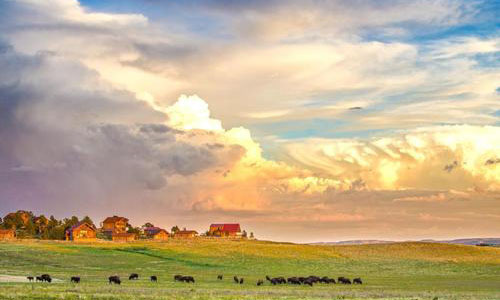
#> input picture 第2章 图像与视频基本操作的代码/image-2-1.jpg, 500 x 300 px, given in place of video-4-1.mp4, which was not available
$ python py-4-3.py
#> lines starting #> are read from the running program, lines starting #| are printed output that depends on the picture; after the words box and inside, x2 and y2 are one past the last pixel; in counts of white or black regions, pixels touching at a corner belong together; pictures that were not available may be replaced by others from this repository, and a replacement may not be noted
import numpy as np
import cv2 as cv
#读取视频
cap = cv.VideoCapture('video-4-1.mp4')
ret, frame = cap.read()
#> frame is the input picture: shape (300, 500, 3); mean B, G, R 140.7, 173.9, 191.7
#初始化跟踪窗口
x, y, w, h = 350, 150, 50, 50
track_window = (x, y, w, h)
#初始化感兴趣区域，并转化为统计直方图
roi = frame[y:y+h, x:x+w]
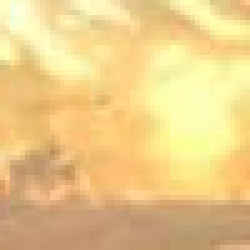
#> roi: shape (50, 50, 3) (shown 5 times larger); mean B, G, R 136.1, 203.6, 235.9
hsv_roi = cv.cvtColor(roi, cv.COLOR_BGR2HSV)
#> hsv_roi: shape (50, 50, 3); mean H, S, V 20.6, 108.1, 236
#设置跟踪窗口移动范围
mask = cv.inRange(hsv_roi, np.array((0., 60., 32.)), np.array((180., 255., 255.)))
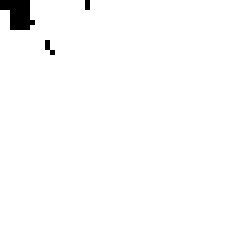
#> mask: shape (50, 50) (shown 5 times larger); 98.6% white; 3 black regions (2 under 20 px), largest, box (x1, y1, x2, y2) and area: (0, 0, 7, 6) 29
#统计图像直方图信息
roi_hist = cv.calcHist([hsv_roi], [0], mask, [180], [0, 180])
#> roi_hist = 180 values, max 261 at index 19, min 0 at index 0, mean 13.7
#直方图归一化
cv.normalize(roi_hist, roi_hist, 0, 255, cv.NORM_MINMAX)
#设置迭代条件
term_crit = (cv.TERM_CRITERIA_EPS|cv.TERM_CRITERIA_COUNT, 10, 1)
#循环跟踪目标
while True:
  ret, frame = cap.read()
  if ret == True:
    hsv = cv.cvtColor(frame, cv.COLOR_BGR2HSV)
#> hsv: shape (300, 500, 3); mean H, S, V 40.7, 81.4, 196.1
    #直方图反向投影
    dst = cv.calcBackProject([hsv], [0], roi_hist, [0, 180], 1)
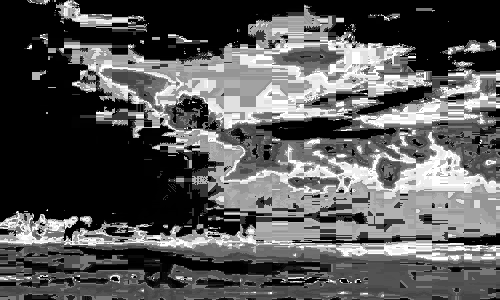
#> dst: shape (300, 500); min 0, max 255, mean 87.7
    #使用meanshift方法跟踪目标新位置
    ret, track_window = cv.meanShift(dst, track_window, term_crit)
#> ret = 10; track_window = (336, 153, 50, 50)
    #绘制出新目标位置
    x, y, w, h = track_window
#> x = 336; y = 153; w = 50; h = 50
    img2 = cv.rectangle(frame, (x, y), (x+w, y+h), 255, 4)
    rows, cols, _channels = map(int, img2.shape)
#> rows = 300; cols = 500
    print(x, y, w, h, rows, cols)
#| 336 153 50 50 300 500
    #跟踪目标离开视频区域，恢复窗口初始值
    if (y+h)>0.95*rows:
      x, y, w, h = 350, 150, 50, 50
      track_window = (x, y, w, h)
    #显示图像
#> (the run stopped early here; a loop or call above may not have finished)

$ run again, on 第2章 图像与视频基本操作的代码/image-2-2.jpg
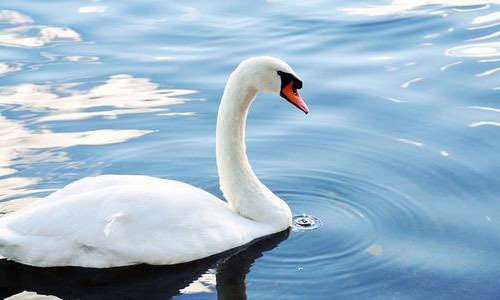
#> input picture 第2章 图像与视频基本操作的代码/image-2-2.jpg, 500 x 300 px, given in place of video-4-1.mp4, which was not available
#> frame is the input picture: shape (300, 500, 3); mean B, G, R 203.2, 182.9, 155.7
#> `roi = frame[y:y+h, x:x+w]`:
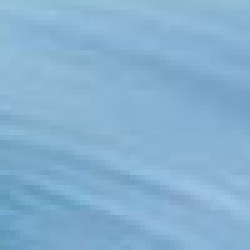
#> roi: shape (50, 50, 3) (shown 5 times larger); mean B, G, R 208.7, 177.4, 133.6
#> hsv_roi: shape (50, 50, 3); mean H, S, V 102.6, 92, 208.7
#> mask: shape (50, 50); every value is 255
#> roi_hist = 180 values, max 1427 at index 103, min 0 at index 0, mean 13.89
#> hsv: shape (300, 500, 3); mean H, S, V 96.3, 64.2, 204.3
#> `dst = cv.calcBackProject([hsv], [0], roi_hist, [0, 180], 1)`:
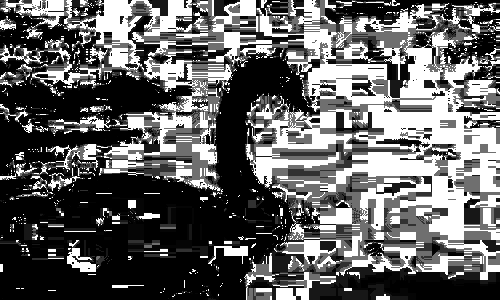
#> dst: shape (300, 500); min 0, max 255, mean 98.3
#> ret = 8; track_window = (355, 141, 50, 50)
#> x = 355; y = 141; w = 50
#| 355 141 50 50 300 500
